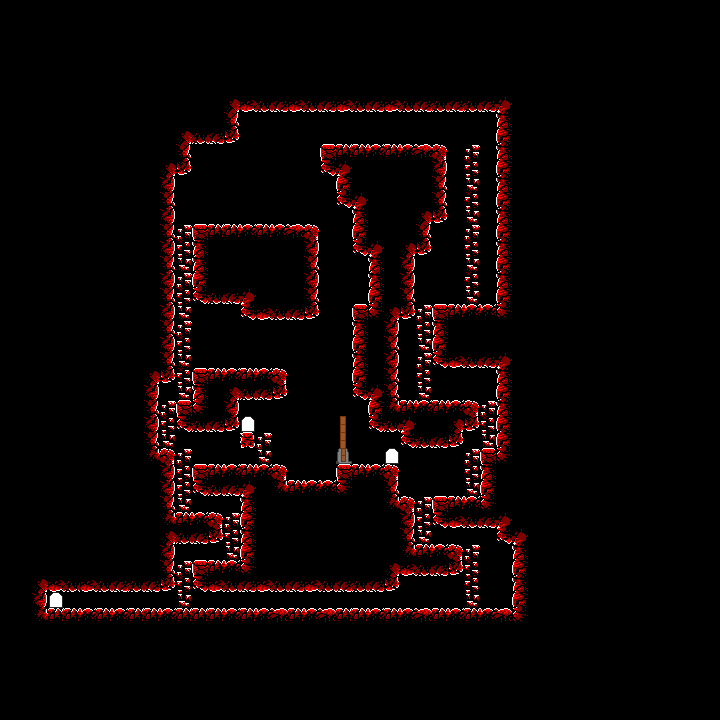

A 2D game scene composited from a Tiled map and its tileset images. What follows is a short description and the map's XML, with each tile layer's data collapsed to a summary:
An orthogonal 45x45 tile map with 16x16 px tiles, 6 tile layers (Encounters, Floor, Top Floor, Walls, ...), 2 tilesets and 18 objects (12x NPC, 3x exit, 3x entrance).

<map version="1.0" tiledversion="1.0.1" orientation="orthogonal" renderorder="right-down" width="45" height="45" tilewidth="16" tileheight="16" nextobjectid="42">
 <tileset firstgid="1" name="tiles_encounters" tilewidth="16" tileheight="16" tilecount="16" columns="4">
  <image source="../../images/tiles/tiles_encounters.png" width="64" height="64" />
 </tileset>
 <tileset firstgid="17" name="tiles_volcano" tilewidth="16" tileheight="16" tilecount="256" columns="16">
  <image source="../../images/tiles/tiles_volcano.png" width="256" height="256" />
 </tileset>
 <objectgroup name="Objects">
  <object id="25" name="gap 1" type="NPC" x="448" y="128" width="16" height="16" />
  <object id="23" name="gap 0" type="NPC" x="304" y="448" width="16" height="16" />
  <object id="31" name="obs 0" type="NPC" x="288" y="448" width="16" height="16" />
  <object id="35" name="obj 4" type="NPC" x="320" y="464" width="16" height="16" />
  <object id="34" name="obj 3" type="NPC" x="304" y="208" width="16" height="16" />
  <object id="33" name="obj 2" type="NPC" x="320" y="128" width="16" height="16" />
  <object id="32" name="obj 1" type="NPC" x="288" y="464" width="16" height="16" />
  <object id="30" name="obj 0" type="NPC" x="272" y="352" width="16" height="16" />
  <object id="41" name="x2" type="exit" x="48" y="592" width="16" height="16">
   <properties>
    <property name="nextlevel" value="volcano-2.tmx" />
    <property name="nextlevelentrance" type="int" value="0" />
   </properties>
  </object>
  <object id="40" name="2" type="entrance" x="48" y="592" width="16" height="16">
   <properties>
    <property name="playerfacing" value="E" />
   </properties>
  </object>
  <object id="29" name="x1" type="exit" x="384" y="448" width="16" height="16">
   <properties>
    <property name="nextlevel" value="volcano-2.tmx" />
    <property name="nextlevelentrance" type="int" value="0" />
   </properties>
  </object>
  <object id="28" name="1" type="entrance" x="384" y="448" width="16" height="16">
   <properties>
    <property name="playerfacing" value="W" />
   </properties>
  </object>
  <object id="16" name="x0" type="exit" x="240" y="416" width="16" height="16">
   <properties>
    <property name="nextlevel" value="volcano-0.tmx" />
    <property name="nextlevelentrance" type="int" value="1" />
   </properties>
  </object>
  <object id="8" name="0" type="entrance" x="240" y="416" width="16" height="16">
   <properties>
    <property name="playerfacing" value="E" />
   </properties>
  </object>
  <object id="36" name="lava3" type="NPC" x="352" y="288" width="16" height="16" />
  <object id="37" name="lava2" type="NPC" x="352" y="272" width="16" height="16" />
  <object id="38" name="lava1" type="NPC" x="352" y="256" width="16" height="16" />
  <object id="39" name="lava0" type="NPC" x="352" y="240" width="16" height="16" />
 </objectgroup>
 <layer name="Encounters" width="45" height="45">
  <properties>
   <property name="tileset" value="tiles_encounters" />
  </properties>
  <data>[2025 cells, 134 non-empty, 1 distinct tile ids]</data>
 </layer>
 <layer name="Floor" width="45" height="45">
  <properties>
   <property name="edgeExitNextEntID" type="int" value="8" />
   <property name="edgeExitNextMapName" value="worldmap.tmx" />
   <property name="tileset" value="tiles_volcano" />
  </properties>
  <data>[2025 cells, 2025 non-empty, 1 distinct tile ids]</data>
 </layer>
 <layer name="Top Floor" width="45" height="45">
  <properties>
   <property name="tileset" value="tiles_volcano" />
  </properties>
  <data>[2025 cells, 59 non-empty, 5 distinct tile ids]</data>
 </layer>
 <layer name="Walls" width="45" height="45">
  <properties>
   <property name="collidable" value="true" />
   <property name="tileset" value="tiles_volcano" />
  </properties>
  <data>[2025 cells, 405 non-empty, 21 distinct tile ids]</data>
 </layer>
 <layer name="Top Walls" width="45" height="45">
  <properties>
   <property name="tileset" value="tiles_volcano" />
  </properties>
  <data>[2025 cells, 0 non-empty, 0 distinct tile ids]</data>
 </layer>
 <layer name="Overhead" width="45" height="45">
  <properties>
   <property name="overhead" value="true" />
   <property name="tileset" value="tiles_volcano" />
  </properties>
  <data>[2025 cells, 0 non-empty, 0 distinct tile ids]</data>
 </layer>
</map>
